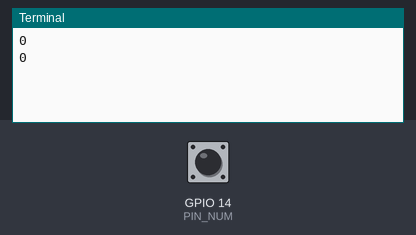
Simulated run of this program. Board: Raspberry Pi (BCM pin numbers). On the bench: the last lines printed to the terminal. The test bench sets the inputs (shaded band); at power-on: GPIO 14 (PIN_NUM) LOW. The clock reads 2024-03-15 10:24:30 at power-on unless the program sets it; camera commands give no picture and take their timeout (5 s if none is given; 1 s for webcam tools).

Above: at 1.2 s.
1.3 s: GPIO 14 (PIN_NUM) pulled HIGH for 1 s
At 2.8 s:
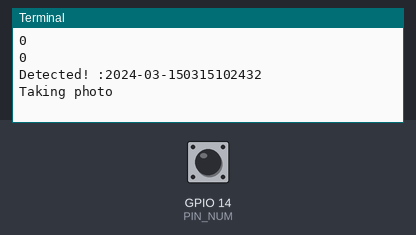
At 4.2 s:
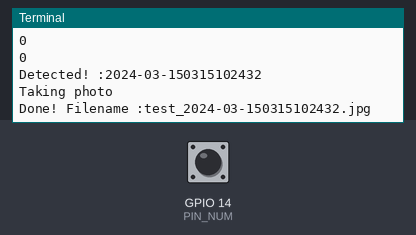

The program:

3_sensor_takephoto.py
```python
#!/usr/bin/env python3
import time
import RPi.GPIO as GPIO
import subprocess
from datetime import datetime

# ピン番号
PIN_NUM=14
# スリープ時間 単位：秒
SLEEP_TIME=1.0
# 画像配置ディレクトリ
file_dir = "./"

GPIO.setmode(GPIO.BCM)
GPIO.setup(PIN_NUM, GPIO.IN, pull_up_down = GPIO.PUD_DOWN)

try:
        while True:
            if(GPIO.input(PIN_NUM)):
                timestamp_format = datetime.now().strftime("%F%m%d%H%M%S")
                print("Detected! :"+ timestamp_format)
                filename = "test_" + timestamp_format + ".jpg"
                file_path = "{0}{1}".format(file_dir, filename)

                print("Taking photo")
                time.sleep(SLEEP_TIME)
                subprocess.getoutput("raspistill -w 400 -h 300 -o {0} -t 1".format(file_path))

                print("Done! Filename :" + filename)
                time.sleep(5)

            else:
                print(GPIO.input(PIN_NUM))
                time.sleep(SLEEP_TIME)

except KeyboardInterrupt:
     GPIO.cleanup()
```

Measured:
- after the input at 1.3 s, the terminal: prints a new line after 0.70 s (image 1)
